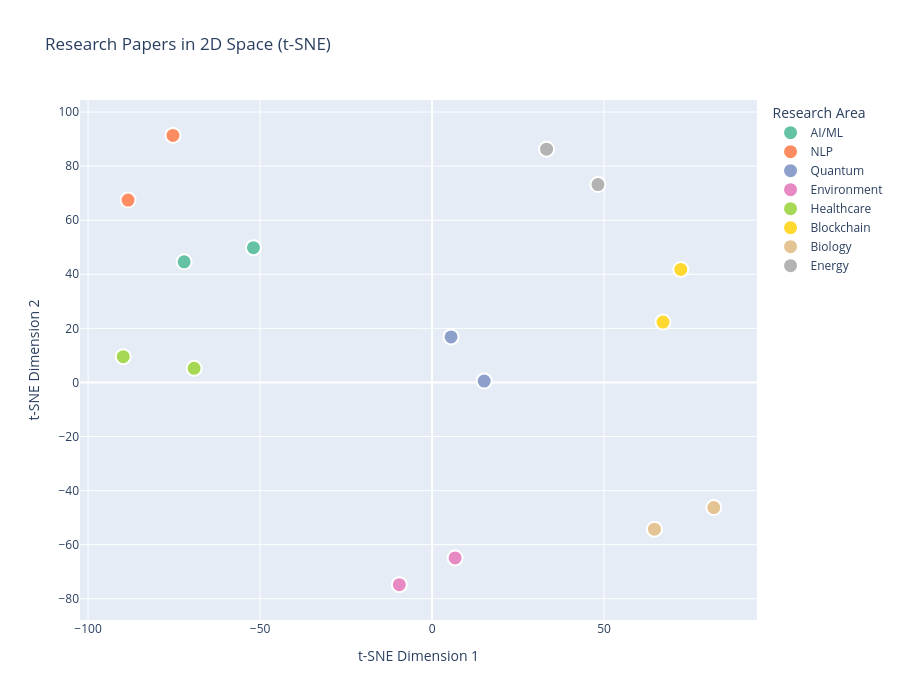

The cell this chart's notebook holds for it:
### Markdown cell above
## 📊 Example 4: 2D Visualization with t-SNE

Embeddings live in high-dimensional space (384 dimensions in our case). Let's compress them to 2D so we can visualize them!

**t-SNE** (t-Distributed Stochastic Neighbor Embedding) preserves local structure - similar items stay close together.

### Code cell
# Create categories for coloring
categories = [
    'AI/ML', 'AI/ML',  # Deep learning papers
    'NLP', 'NLP',      # Language papers
    'Quantum', 'Quantum',  # Quantum papers
    'Environment', 'Environment',  # Climate papers
    'Healthcare', 'Healthcare',  # Medical papers
    'Blockchain', 'Blockchain',  # Crypto papers
    'Biology', 'Biology',  # Gene editing papers
    'Energy', 'Energy'  # Renewable energy papers
]

# Apply t-SNE
print("Running t-SNE dimensionality reduction...")
tsne = TSNE(n_components=2, random_state=42, perplexity=5)
embeddings_2d = tsne.fit_transform(paper_embeddings)

# Create DataFrame for plotting
df = pd.DataFrame({
    'x': embeddings_2d[:, 0],
    'y': embeddings_2d[:, 1],
    'paper': papers,
    'category': categories
})

# Create interactive scatter plot
fig = px.scatter(
    df, 
    x='x', 
    y='y', 
    color='category',
    hover_data={'paper': True, 'x': False, 'y': False, 'category': True},
    title='Research Papers in 2D Space (t-SNE)',
    width=900,
    height=700,
    color_discrete_sequence=px.colors.qualitative.Set2
)

fig.update_traces(
    marker=dict(size=15, line=dict(width=2, color='white')),
    selector=dict(mode='markers')
)

fig.update_layout(
    xaxis_title='t-SNE Dimension 1',
    yaxis_title='t-SNE Dimension 2',
    legend_title='Research Area',
    hovermode='closest'
)

fig.show()

print("\n💡 Notice how papers on similar topics cluster together!")
print("   Hover over points to see the paper titles.")

### Figure 1 — Plotly figure (JSON) as saved in the notebook; plotly's stock layout.template omitted (floating-point values rounded to 4 significant figures)
{"data": [{"customdata": [["Deep Learning for Image Classification Using Convolutional Neural Networks", "AI/ML"], ["Neural Networks for Computer Vision: A Comprehensive Review", "AI/ML"]], "hovertemplate": "category=%{customdata[1]}<br>paper=%{customdata[0]}<extra></extra>", "legendgroup": "AI/ML", "marker": {"color": "rgb(102,194,165)", "line": {"color": "white", "width": 2}, "size": 15, "symbol": "circle"}, "mode": "markers", "name": "AI/ML", "orientation": "v", "showlegend": true, "type": "scatter", "x": [-72.08, -51.93], "xaxis": "x", "y": [44.59, 49.83], "yaxis": "y"}, {"customdata": [["Attention Mechanisms in Natural Language Processing", "NLP"], ["BERT: Pre-training of Deep Bidirectional Transformers", "NLP"]], "hovertemplate": "category=%{customdata[1]}<br>paper=%{customdata[0]}<extra></extra>", "legendgroup": "NLP", "marker": {"color": "rgb(252,141,98)", "line": {"color": "white", "width": 2}, "size": 15, "symbol": "circle"}, "mode": "markers", "name": "NLP", "orientation": "v", "showlegend": true, "type": "scatter", "x": [-75.33, -88.38], "xaxis": "x", "y": [91.37, 67.43], "yaxis": "y"}, {"customdata": [["Quantum Computing: Algorithms and Applications", "Quantum"], ["Quantum Error Correction and Fault-Tolerant Computing", "Quantum"]], "hovertemplate": "category=%{customdata[1]}<br>paper=%{customdata[0]}<extra></extra>", "legendgroup": "Quantum", "marker": {"color": "rgb(141,160,203)", "line": {"color": "white", "width": 2}, "size": 15, "symbol": "circle"}, "mode": "markers", "name": "Quantum", "orientation": "v", "showlegend": true, "type": "scatter", "x": [5.514, 15.14], "xaxis": "x", "y": [16.84, 0.5135], "yaxis": "y"}, {"customdata": [["Climate Change Impact on Marine Ecosystems", "Environment"], ["Ocean Acidification and Coral Reef Degradation", "Environment"]], "hovertemplate": "category=%{customdata[1]}<br>paper=%{customdata[0]}<extra></extra>", "legendgroup": "Environment", "marker": {"color": "rgb(231,138,195)", "line": {"color": "white", "width": 2}, "size": 15, "symbol": "circle"}, "mode": "markers", "name": "Environment", "orientation": "v", "showlegend": true, "type": "scatter", "x": [-9.527, 6.69], "xaxis": "x", "y": [-74.77, -64.9], "yaxis": "y"}, {"customdata": [["Machine Learning in Healthcare: Predictive Analytics", "Healthcare"], ["AI-Based Disease Diagnosis Using Medical Imaging", "Healthcare"]], "hovertemplate": "category=%{customdata[1]}<br>paper=%{customdata[0]}<extra></extra>", "legendgroup": "Healthcare", "marker": {"color": "rgb(166,216,84)", "line": {"color": "white", "width": 2}, "size": 15, "symbol": "circle"}, "mode": "markers", "name": "Healthcare", "orientation": "v", "showlegend": true, "type": "scatter", "x": [-89.78, -69.18], "xaxis": "x", "y": [9.529, 5.238], "yaxis": "y"}, {"customdata": [["Blockchain Technology for Secure Financial Transactions", "Blockchain"], ["Cryptocurrency Mining and Environmental Sustainability", "Blockchain"]], "hovertemplate": "category=%{customdata[1]}<br>paper=%{customdata[0]}<extra></extra>", "legendgroup": "Blockchain", "marker": {"color": "rgb(255,217,47)", "line": {"color": "white", "width": 2}, "size": 15, "symbol": "circle"}, "mode": "markers", "name": "Blockchain", "orientation": "v", "showlegend": true, "type": "scatter", "x": [67.13, 72.29], "xaxis": "x", "y": [22.34, 41.79], "yaxis": "y"}, {"customdata": [["Gene Editing with CRISPR-Cas9: Ethical Implications", "Biology"], ["Synthetic Biology and Genetic Engineering Advances", "Biology"]], "hovertemplate": "category=%{customdata[1]}<br>paper=%{customdata[0]}<extra></extra>", "legendgroup": "Biology", "marker": {"color": "rgb(229,196,148)", "line": {"color": "white", "width": 2}, "size": 15, "symbol": "circle"}, "mode": "markers", "name": "Biology", "orientation": "v", "showlegend": true, "type": "scatter", "x": [81.88, 64.64], "xaxis": "x", "y": [-46.29, -54.26], "yaxis": "y"}, {"customdata": [["Renewable Energy Storage Solutions for Smart Grids", "Energy"], ["Solar Panel Efficiency and Energy Conversion Optimization", "Energy"]], "hovertemplate": "category=%{customdata[1]}<br>paper=%{customdata[0]}<extra></extra>", "legendgroup": "Energy", "marker": {"color": "rgb(179,179,179)", "line": {"color": "white", "width": 2}, "size": 15, "symbol": "circle"}, "mode": "markers", "name": "Energy", "orientation": "v", "showlegend": true, "type": "scatter", "x": [48.21, 33.26], "xaxis": "x", "y": [73.17, 86.27], "yaxis": "y"}], "layout": {"height": 700, "hovermode": "closest", "legend": {"title": {"text": "Research Area"}, "tracegroupgap": 0}, "title": {"text": "Research Papers in 2D Space (t-SNE)"}, "width": 900, "xaxis": {"anchor": "y", "domain": [0, 1], "title": {"text": "t-SNE Dimension 1"}}, "yaxis": {"anchor": "x", "domain": [0, 1], "title": {"text": "t-SNE Dimension 2"}}}}
